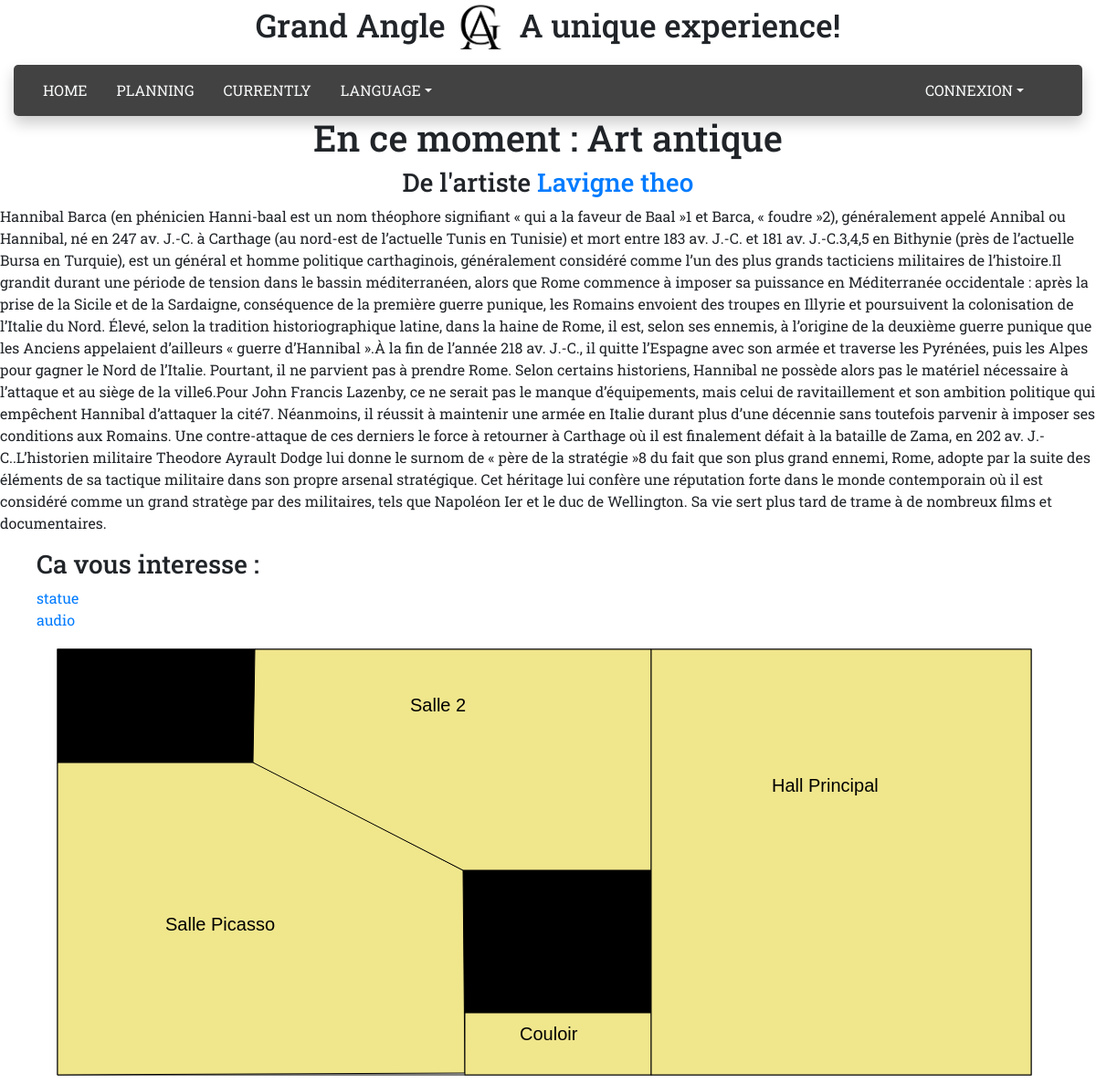
The app's page /?p=guest.today&w=2018-08 with its own data.
### tables this page shows
CREATE TABLE IF NOT EXISTS `exposition` (
  `idExpo` int(11) NOT NULL AUTO_INCREMENT,
  `themeFr` varchar(200) NOT NULL,
  `themeEn` varchar(200) NOT NULL,
  `week` varchar(25) NOT NULL,
  `generalDescrFR` varchar(5000) NOT NULL,
  `generalDescrEN` varchar(5000) NOT NULL,
  `idContact` int(11) DEFAULT NULL,
  `idArtist` int(11) DEFAULT NULL,
  PRIMARY KEY (`idExpo`),
  KEY `FK_exposition_idArtist` (`idArtist`),
  KEY `FK_exposition_idContact` (`idContact`)
);

CREATE TABLE IF NOT EXISTS `artist` (
  `idArtist` int(11) NOT NULL AUTO_INCREMENT,
  `nameArtist` varchar(100) NOT NULL,
  `surnameArtist` varchar(100) NOT NULL,
  `birthDate` date NOT NULL,
  `descrArtistFR` varchar(2000) NOT NULL,
  `descrArtistEN` varchar(2000) NOT NULL,
  `urlImg` varchar(200) DEFAULT NULL,
  `idExpo` int(11) DEFAULT NULL,
  PRIMARY KEY (`idArtist`),
  KEY `FK_artist_idExpo` (`idExpo`)
);

CREATE TABLE IF NOT EXISTS `typeoeuvre` (
  `id` int(11) NOT NULL AUTO_INCREMENT,
  `typeFr` varchar(30) NOT NULL,
  `typeEn` varchar(30) NOT NULL,
  `descriptionFr` varchar(200) DEFAULT NULL,
  `descriptionEn` varchar(200) DEFAULT NULL,
  `position` int(11) DEFAULT NULL,
  PRIMARY KEY (`id`)
);

### App/Controller/Controller.php (called while the page is built, shortened)
<?php
class Controller {
    protected $viewpath = ROOT.'/App/Views/';
    protected $template = "fr/default";
    public function __construct() {
        $this->session = Session::getSession();
        $this->auth = new Auth($this->session);
    }
    protected function render($view ,$data = []) {
        !empty($data) ? extract($data) : false;
        require($this->viewpath.str_replace('.', '/', $view).'.php');
        $content = ob_get_clean();
        require $this->viewpath.'/template/'.$this->template.'.php';
    }
}

### App/Controller/guest/GuestController.php (called while the page is built, shortened)
<?php
class GuestController extends ParentGuestController {
    public function today() {
        if(!isset($_GET['w'])) {
            $now = new DateTime();
            $week = $now->Format("Y-W");
        } else {
            $week = $_GET['w'];
        }
        $oeuvreT = Utils::getTable('Oeuvre');
        $expoT = Utils::getTable('Exposition');
        $idExpo = $oeuvreT->query("SELECT idExpo AS id FROM exposition WHERE week = ?", [$week], true);
        if($idExpo) {
            $data["exist"] = true;
            $data["oeuvres"] = $oeuvreT->query("SELECT * FROM oeuvre WHERE idExpo = ?", [$idExpo->id]);
            $data['artist'] = $oeuvreT->query("SELECT nameArtist, surnameArtist, idArtist FROM artist WHERE idExpo = ?", [$data["oeuvres"][0]->idExpo], true);
            $data["exposition"] = $expoT->query("SELECT idExpo, themeFr, themeEn, week, generalDescrFR, generalDescrEN FROM exposition WHERE idExpo = ?", [$idExpo->id], true);
            $data["types"] = Utils::getTable('Type')->query("SELECT typeoeuvre.type".ucfirst($this->curentLanguage).", typeoeuvre.id FROM typeoeuvre, oeuvre WHERE typeoeuvre.id = oeuvre.idType AND oeuvre.idExpo = ? GROUP BY typeoeuvre.id", [$idExpo->id]);
        } else {
            $data["exist"] = false;
        }
        $this->render("guest.{$this->curentLanguage}.today", $data);
    }
}

### public/index.php (called while the page is built, shortened)
<?php
require '../App/Utils.php';
isset($_GET['p']) ? $page = $_GET['p'] : $page = "guest.index";
$page = explode('.' ,$page);
if($page[0] === "guest") {
    $action = $page[1];
} else {
    $page[1] = ucfirst($page[1]);
    $controller = '\App\Controller\admin\\'.$page[1].'Controller';
    $action = $page[2];
    $page[2] = "";
}
$controller = new $controller();
$controller->$action();

### core/Database/MysqlDatabase.php (called while the page is built, shortened)
<?php
class MysqlDatabase extends Database {
    private $db_host, $db_name, $db_pass, $db_login;
    private $bdd;
    public function __construct($db_host, $db_name, $db_pass, $db_login) {
        $this->db_host = $db_host;
        $this->db_login = $db_login;
        $this->db_pass = $db_pass;
        $this->db_name = $db_name;
    }
    public function prepare($statement, $attributes, $class_name = null, $one = false) {
        $req = $this->getPDO()->prepare($statement);
        $res = $req->execute($attributes);
        return $one ? $req->fetch() : $req->fetchAll();
    }
    private function getPdo() {
        if(is_null($this->bdd)) {
            $this->bdd = new PDO("mysql:host=".$this->db_host.";dbname=".$this->db_name, $this->db_login, $this->db_pass);
            $this->bdd->setAttribute(PDO::ATTR_ERRMODE, PDO::ERRMODE_EXCEPTION);
        }
        return $this->bdd;
    }
}

### App/Table/Table.php (called while the page is built, shortened)
<?php
class Table  {
    protected $bdd;
    public function __construct(\Core\Database\MysqlDatabase $bdd) {
        $this->bdd = $bdd;
    }
    public function query($statement, $attributes = null, $one = false) {
        if($attributes) {
            return $this->bdd->prepare($statement, $attributes, str_replace('Table', 'Entity', get_class($this)), $one);
        } else {
            return $this->bdd->query($statement, str_replace('Table', 'Entity', get_class($this)), $one);
        }
    }
}

### App/GetConfig.php (called while the page is built, shortened)
<?php
class GetConfig {
    private $settings  = [];
    private static $instance;
    public static function getConfig() {
        if(is_null(self::$instance)) {
            self::$instance = new GetConfig(ROOT.'/config/config.php');
        }
        return self::$instance;
    }
    private function __construct($path_file) {
        $this->settings = require($path_file);
    }
    public function get($key) {
        return isset($this->settings[$key]) ? $this->settings[$key] : null;
    }
}

### App/Utils.php (called while the page is built, shortened)
<?php
class Utils {
    private static $bdd;
    public static function getDb() {
        $conf= GetConfig::getConfig();
        if(is_null(self::$bdd)) {
            self::$bdd = new MysqlDatabase($conf->get('db_host'), $conf->get('db_name'), $conf->get('db_pass'), $conf->get('db_user'));
        }
        return self::$bdd;
    }
    public static function getTable($name) {
        return new $class_name(self::getDb());
    }
}

### App/Controller/guest/ParentGuestController.php (called while the page is built, shortened)
<?php
class ParentGuestController extends Controller {
    public function __construct() {
        $this->curentLanguage = Session::getSession()->read('langue');
        is_null($this->curentLanguage) ? $this->curentLanguage = "fr" : true;
    }
}

### config/config.php (called while the page is built)
<?php
return array(
    "db_user" => "root",
    "db_pass" => "",
    "db_host" => "localhost",
    "db_name" => "grand-angle"
);

### core/Auth/Session.php (called while the page is built, shortened)
<?php
class Session {
    private static $instance;
    public static function getSession() {
        if(is_null(self::$instance)) {
            self::$instance = new Session();
        }
        return self::$instance;
    }
}

### core/Auth/Auth.php (called while the page is built, shortened)
<?php
class Auth {
    public function logged() {
        return isset($_SESSION['auth']) ? true : false;
    }
}

### App/Views/guest/fr/today.php (the view, shortened to what this page needs)
<?php if ($exist): ?>
    <h1 style="text-align: center;">En ce moment : <?= $exposition->themeFr ?></h1>
    <h3 style="text-align: center;">De l'artiste <a href="?p=guest.artist&id=<?= $artist->idArtist; ?>"><?= $artist->nameArtist;?> <?= $artist->surnameArtist; ?></a></h3>
    <p><?= $exposition->generalDescrFR ?></p>
    <ul style="list-style: none;">
        <li><h3>Ca vous interesse : </h3></li>
        <?php foreach ($types as $type): ?>
        <li><a href="?p=guest.type&id=<?= $type->id ?>&w=<?= $exposition->week; ?>"><?= $type->typeFr ?></a></li>
        <?php endforeach; ?>
    </ul>
<?php else: ?>
    <h1>Il n'y a pas d'exposition à cette date</h1>
<?php endif; ?>
<div class="svg-container" style="width: 100%; display: flex; justify-content: center;">
    <svg xmlns="http://www.w3.org/2000/svg" xmlns:xlink="http://www.w3.org/1999/xlink" width="1080px" height="480px" viewBox="0 0 1080 480" preserveAspectRatio="xMidYMid meet" >
        <text style="fill:black;font-family:Arial;font-size:20px;" x="121" y="312" id="e10_texte" >Salle Picasso</text>
        <text style="fill:black;font-family:Arial;font-size:20px;" x="389" y="72" id="e11_texte" >Salle 2</text>
        <text style="fill:black;font-family:Arial;font-size:20px;" x="785" y="160" id="e12_texte" >Hall Principal</text>
        <text style="fill:black;font-family:Arial;font-size:20px;" x="509" y="432" id="e13_texte" >
            <tspan x="509">Couloir</tspan></text>
    </svg>
</div>

### App/Views/template/en/default.php (shortened to what this page needs)
<!DOCTYPE html>
<html>
<head>
    <link rel="stylesheet" href="https://maxcdn.bootstrapcdn.com/bootstrap/4.0.0/css/bootstrap.min.css">
    <link rel="stylesheet" type="text/css" href="css/custom.css">
</head>
<body>
<header class="row">
    <div class="col-lg-12 text-center">
        <h1 class="entete">Grand Angle <img src="img/header/logo.png" id="logo"> A unique experience!</h1>
    </div>
</header>
<div class="container-fluid">
    <nav class="navbar navbar-expand-lg navbar-light bg-navbar drop-shadow">
        <div class="collapse navbar-collapse" id="navbarSupportedContent">
            <ul class="navbar-nav mr-auto">
                <li class="nav-item active">
                    <a class="hover-link nav-link text-light pr-3 pl-3" href="index.php">HOME</a>
                </li>
                <li class="nav-item">
                    <a class="hover-link nav-link text-light pr-3 pl-3" href="?p=guest.planning&m=<?php
                    $week = new DateTime();
                    echo $week->format("Y-m");
                    ?>">PLANNING</a>
                </li>
                <li class="nav-item">
                    <a class="hover-link nav-link text-light pr-3 pl-3" href="?p=guest.today">CURRENTLY</a>
                </li>
                <div class="nav-item dropdown lang">
                    <a class="hover-link nav-link dropdown-toggle text-light pr-3 pl-3" href="#" id="navbarDropdown" role="button" data-toggle="dropdown" aria-haspopup="true" aria-expanded="false">LANGUAGE</a>
                </div>
            </ul>
            <?php if(!$this->auth->logged()): ?>
                <div class="nav-item dropdown">
                    <a class="hover-link nav-link dropdown-toggle text-light pr-5 pl-5" href="#" id="navbarDropdown" role="button" data-toggle="dropdown" aria-haspopup="true" aria-expanded="false">CONNEXION</a>
                </div>
                <?php endif; ?>
            </div>
    </nav>
</div>
<?= $content ?>
</body>
</html>

### public/css/custom.css (style rules this page uses)
body { font-family: 'Roboto Slab', serif; }
#logo { width: 1.8em; height: 1.8em; }
.entete { font-size: 2.2em; }
.drop-shadow { box-shadow: 0px 8px 16px 0px rgba(0,0,0,0.2); border-radius: 5px; }
.bg-navbar { background-color: #424242; color: white; }
.hover-link { border-radius: 5px; }

### App/Views/guest/fr/today.php (style rules this page uses)
h1 { text-align: center; }

### records on screen
exposition: themeFr "Art antique", generalDescrFR "Hannibal Barca (en phénicien Hanni-baal est un nom théophore signifiant « qui a la faveur de Baal »1 et Barca, « foudre »2), généralement appelé Annibal ou Hannibal, né en 247 av. J.-C. à Carthage (au nord-est de l’actuelle Tunis en Tunisie) et mort entre 183 av. J.-C. et 181 av. J.-C.3,4,5 en Bithynie (près de l’actuelle Bursa en Turquie), est un général et homme politique carthaginois, généralement considéré comme l’un des plus grands tacticiens militaires de l’histoire.Il grandit durant une période de tension dans le bassin méditerranéen, alors que Rome commence à imposer sa puissance en Méditerranée occidentale : après la prise de la Sicile et de la Sardaigne, conséquence de la première…"
artist: nameArtist "Lavigne", surnameArtist "theo"
typeoeuvre: typeFr "statue"
typeoeuvre: typeFr "audio"
